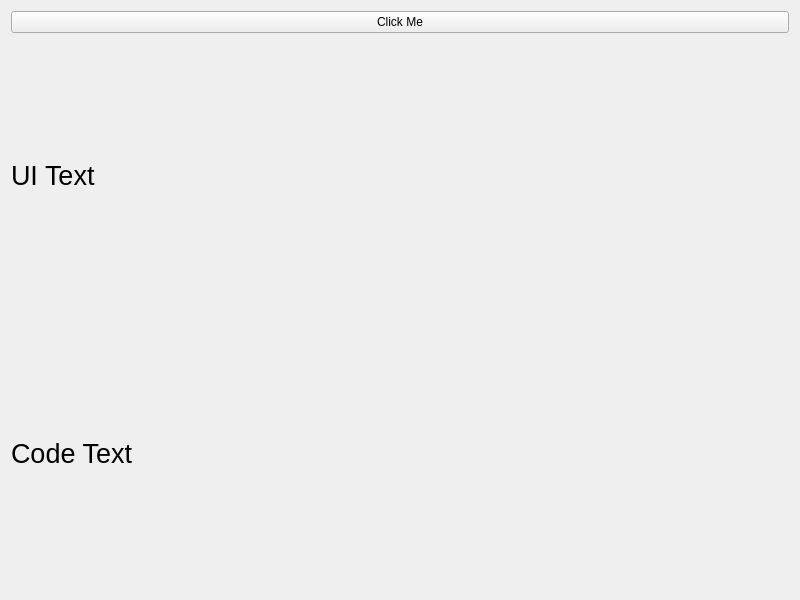
<?xml version="1.0" encoding="UTF-8"?>
<ui version="4.0">
 <class>Widget</class>
 <widget class="QWidget" name="Widget">
  <property name="geometry">
   <rect>
    <x>0</x>
    <y>0</y>
    <width>800</width>
    <height>600</height>
   </rect>
  </property>
  <property name="windowTitle">
   <string>Widget</string>
  </property>
  <layout class="QVBoxLayout" name="verticalLayout_2">
   <item>
    <layout class="QVBoxLayout" name="verticalLayout">
     <item>
      <widget class="QPushButton" name="pushButton">
       <property name="text">
        <string>Click Me</string>
       </property>
      </widget>
     </item>
     <item>
      <widget class="QLabel" name="uiTextLabel">
       <property name="font">
        <font>
         <pointsize>20</pointsize>
        </font>
       </property>
       <property name="text">
        <string>UI Text</string>
       </property>
      </widget>
     </item>
     <item>
      <widget class="QLabel" name="codeTextLabel">
       <property name="font">
        <font>
         <pointsize>20</pointsize>
        </font>
       </property>
       <property name="text">
        <string>Code Text</string>
       </property>
      </widget>
     </item>
    </layout>
   </item>
  </layout>
 </widget>
 <resources/>
 <connections/>
</ui>
